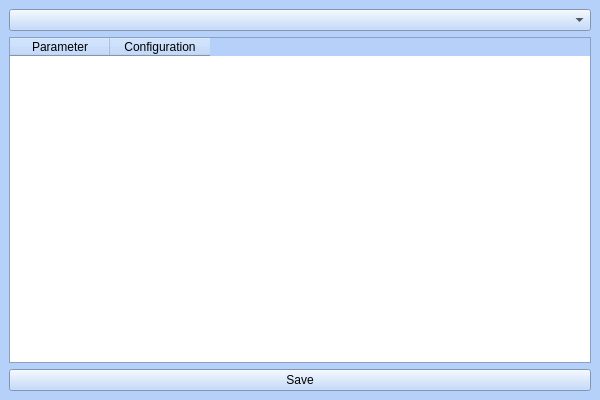
<?xml version="1.0" encoding="UTF-8"?>
<ui version="4.0">
 <class>MainWindow</class>
 <widget class="QMainWindow" name="MainWindow">
  <property name="geometry">
   <rect>
    <x>0</x>
    <y>0</y>
    <width>600</width>
    <height>400</height>
   </rect>
  </property>
  <property name="palette">
   <palette>
    <active>
     <colorrole role="WindowText">
      <brush brushstyle="SolidPattern">
       <color alpha="255">
        <red>0</red>
        <green>0</green>
        <blue>0</blue>
       </color>
      </brush>
     </colorrole>
     <colorrole role="Button">
      <brush brushstyle="SolidPattern">
       <color alpha="255">
        <red>181</red>
        <green>209</green>
        <blue>250</blue>
       </color>
      </brush>
     </colorrole>
     <colorrole role="Light">
      <brush brushstyle="SolidPattern">
       <color alpha="255">
        <red>255</red>
        <green>255</green>
        <blue>255</blue>
       </color>
      </brush>
     </colorrole>
     <colorrole role="Midlight">
      <brush brushstyle="SolidPattern">
       <color alpha="255">
        <red>218</red>
        <green>232</green>
        <blue>252</blue>
       </color>
      </brush>
     </colorrole>
     <colorrole role="Dark">
      <brush brushstyle="SolidPattern">
       <color alpha="255">
        <red>90</red>
        <green>104</green>
        <blue>125</blue>
       </color>
      </brush>
     </colorrole>
     <colorrole role="Mid">
      <brush brushstyle="SolidPattern">
       <color alpha="255">
        <red>121</red>
        <green>139</green>
        <blue>167</blue>
       </color>
      </brush>
     </colorrole>
     <colorrole role="Text">
      <brush brushstyle="SolidPattern">
       <color alpha="255">
        <red>0</red>
        <green>0</green>
        <blue>0</blue>
       </color>
      </brush>
     </colorrole>
     <colorrole role="BrightText">
      <brush brushstyle="SolidPattern">
       <color alpha="255">
        <red>255</red>
        <green>255</green>
        <blue>255</blue>
       </color>
      </brush>
     </colorrole>
     <colorrole role="ButtonText">
      <brush brushstyle="SolidPattern">
       <color alpha="255">
        <red>0</red>
        <green>0</green>
        <blue>0</blue>
       </color>
      </brush>
     </colorrole>
     <colorrole role="Base">
      <brush brushstyle="SolidPattern">
       <color alpha="255">
        <red>255</red>
        <green>255</green>
        <blue>255</blue>
       </color>
      </brush>
     </colorrole>
     <colorrole role="Window">
      <brush brushstyle="SolidPattern">
       <color alpha="255">
        <red>181</red>
        <green>209</green>
        <blue>250</blue>
       </color>
      </brush>
     </colorrole>
     <colorrole role="Shadow">
      <brush brushstyle="SolidPattern">
       <color alpha="255">
        <red>0</red>
        <green>0</green>
        <blue>0</blue>
       </color>
      </brush>
     </colorrole>
     <colorrole role="AlternateBase">
      <brush brushstyle="SolidPattern">
       <color alpha="255">
        <red>218</red>
        <green>232</green>
        <blue>252</blue>
       </color>
      </brush>
     </colorrole>
     <colorrole role="ToolTipBase">
      <brush brushstyle="SolidPattern">
       <color alpha="255">
        <red>255</red>
        <green>255</green>
        <blue>220</blue>
       </color>
      </brush>
     </colorrole>
     <colorrole role="ToolTipText">
      <brush brushstyle="SolidPattern">
       <color alpha="255">
        <red>0</red>
        <green>0</green>
        <blue>0</blue>
       </color>
      </brush>
     </colorrole>
     <colorrole role="PlaceholderText">
      <brush brushstyle="SolidPattern">
       <color alpha="128">
        <red>0</red>
        <green>0</green>
        <blue>0</blue>
       </color>
      </brush>
     </colorrole>
    </active>
    <inactive>
     <colorrole role="WindowText">
      <brush brushstyle="SolidPattern">
       <color alpha="255">
        <red>0</red>
        <green>0</green>
        <blue>0</blue>
       </color>
      </brush>
     </colorrole>
     <colorrole role="Button">
      <brush brushstyle="SolidPattern">
       <color alpha="255">
        <red>181</red>
        <green>209</green>
        <blue>250</blue>
       </color>
      </brush>
     </colorrole>
     <colorrole role="Light">
      <brush brushstyle="SolidPattern">
       <color alpha="255">
        <red>255</red>
        <green>255</green>
        <blue>255</blue>
       </color>
      </brush>
     </colorrole>
     <colorrole role="Midlight">
      <brush brushstyle="SolidPattern">
       <color alpha="255">
        <red>218</red>
        <green>232</green>
        <blue>252</blue>
       </color>
      </brush>
     </colorrole>
     <colorrole role="Dark">
      <brush brushstyle="SolidPattern">
       <color alpha="255">
        <red>90</red>
        <green>104</green>
        <blue>125</blue>
       </color>
      </brush>
     </colorrole>
     <colorrole role="Mid">
      <brush brushstyle="SolidPattern">
       <color alpha="255">
        <red>121</red>
        <green>139</green>
        <blue>167</blue>
       </color>
      </brush>
     </colorrole>
     <colorrole role="Text">
      <brush brushstyle="SolidPattern">
       <color alpha="255">
        <red>0</red>
        <green>0</green>
        <blue>0</blue>
       </color>
      </brush>
     </colorrole>
     <colorrole role="BrightText">
      <brush brushstyle="SolidPattern">
       <color alpha="255">
        <red>255</red>
        <green>255</green>
        <blue>255</blue>
       </color>
      </brush>
     </colorrole>
     <colorrole role="ButtonText">
      <brush brushstyle="SolidPattern">
       <color alpha="255">
        <red>0</red>
        <green>0</green>
        <blue>0</blue>
       </color>
      </brush>
     </colorrole>
     <colorrole role="Base">
      <brush brushstyle="SolidPattern">
       <color alpha="255">
        <red>255</red>
        <green>255</green>
        <blue>255</blue>
       </color>
      </brush>
     </colorrole>
     <colorrole role="Window">
      <brush brushstyle="SolidPattern">
       <color alpha="255">
        <red>181</red>
        <green>209</green>
        <blue>250</blue>
       </color>
      </brush>
     </colorrole>
     <colorrole role="Shadow">
      <brush brushstyle="SolidPattern">
       <color alpha="255">
        <red>0</red>
        <green>0</green>
        <blue>0</blue>
       </color>
      </brush>
     </colorrole>
     <colorrole role="AlternateBase">
      <brush brushstyle="SolidPattern">
       <color alpha="255">
        <red>218</red>
        <green>232</green>
        <blue>252</blue>
       </color>
      </brush>
     </colorrole>
     <colorrole role="ToolTipBase">
      <brush brushstyle="SolidPattern">
       <color alpha="255">
        <red>255</red>
        <green>255</green>
        <blue>220</blue>
       </color>
      </brush>
     </colorrole>
     <colorrole role="ToolTipText">
      <brush brushstyle="SolidPattern">
       <color alpha="255">
        <red>0</red>
        <green>0</green>
        <blue>0</blue>
       </color>
      </brush>
     </colorrole>
     <colorrole role="PlaceholderText">
      <brush brushstyle="SolidPattern">
       <color alpha="128">
        <red>0</red>
        <green>0</green>
        <blue>0</blue>
       </color>
      </brush>
     </colorrole>
    </inactive>
    <disabled>
     <colorrole role="WindowText">
      <brush brushstyle="SolidPattern">
       <color alpha="255">
        <red>90</red>
        <green>104</green>
        <blue>125</blue>
       </color>
      </brush>
     </colorrole>
     <colorrole role="Button">
      <brush brushstyle="SolidPattern">
       <color alpha="255">
        <red>181</red>
        <green>209</green>
        <blue>250</blue>
       </color>
      </brush>
     </colorrole>
     <colorrole role="Light">
      <brush brushstyle="SolidPattern">
       <color alpha="255">
        <red>255</red>
        <green>255</green>
        <blue>255</blue>
       </color>
      </brush>
     </colorrole>
     <colorrole role="Midlight">
      <brush brushstyle="SolidPattern">
       <color alpha="255">
        <red>218</red>
        <green>232</green>
        <blue>252</blue>
       </color>
      </brush>
     </colorrole>
     <colorrole role="Dark">
      <brush brushstyle="SolidPattern">
       <color alpha="255">
        <red>90</red>
        <green>104</green>
        <blue>125</blue>
       </color>
      </brush>
     </colorrole>
     <colorrole role="Mid">
      <brush brushstyle="SolidPattern">
       <color alpha="255">
        <red>121</red>
        <green>139</green>
        <blue>167</blue>
       </color>
      </brush>
     </colorrole>
     <colorrole role="Text">
      <brush brushstyle="SolidPattern">
       <color alpha="255">
        <red>90</red>
        <green>104</green>
        <blue>125</blue>
       </color>
      </brush>
     </colorrole>
     <colorrole role="BrightText">
      <brush brushstyle="SolidPattern">
       <color alpha="255">
        <red>255</red>
        <green>255</green>
        <blue>255</blue>
       </color>
      </brush>
     </colorrole>
     <colorrole role="ButtonText">
      <brush brushstyle="SolidPattern">
       <color alpha="255">
        <red>90</red>
        <green>104</green>
        <blue>125</blue>
       </color>
      </brush>
     </colorrole>
     <colorrole role="Base">
      <brush brushstyle="SolidPattern">
       <color alpha="255">
        <red>181</red>
        <green>209</green>
        <blue>250</blue>
       </color>
      </brush>
     </colorrole>
     <colorrole role="Window">
      <brush brushstyle="SolidPattern">
       <color alpha="255">
        <red>181</red>
        <green>209</green>
        <blue>250</blue>
       </color>
      </brush>
     </colorrole>
     <colorrole role="Shadow">
      <brush brushstyle="SolidPattern">
       <color alpha="255">
        <red>0</red>
        <green>0</green>
        <blue>0</blue>
       </color>
      </brush>
     </colorrole>
     <colorrole role="AlternateBase">
      <brush brushstyle="SolidPattern">
       <color alpha="255">
        <red>181</red>
        <green>209</green>
        <blue>250</blue>
       </color>
      </brush>
     </colorrole>
     <colorrole role="ToolTipBase">
      <brush brushstyle="SolidPattern">
       <color alpha="255">
        <red>255</red>
        <green>255</green>
        <blue>220</blue>
       </color>
      </brush>
     </colorrole>
     <colorrole role="ToolTipText">
      <brush brushstyle="SolidPattern">
       <color alpha="255">
        <red>0</red>
        <green>0</green>
        <blue>0</blue>
       </color>
      </brush>
     </colorrole>
     <colorrole role="PlaceholderText">
      <brush brushstyle="SolidPattern">
       <color alpha="128">
        <red>0</red>
        <green>0</green>
        <blue>0</blue>
       </color>
      </brush>
     </colorrole>
    </disabled>
   </palette>
  </property>
  <property name="windowTitle">
   <string>Configurations</string>
  </property>
  <widget class="QWidget" name="centralwidget">
   <layout class="QVBoxLayout" name="verticalLayout">
    <item>
     <widget class="QComboBox" name="comboBox"/>
    </item>
    <item>
     <widget class="QTableWidget" name="tableWidget">
      <column>
       <property name="text">
        <string>Parameter</string>
       </property>
      </column>
      <column>
       <property name="text">
        <string>Configuration</string>
       </property>
      </column>
     </widget>
    </item>
    <item>
     <widget class="QPushButton" name="saveButton">
      <property name="text">
       <string>Save</string>
      </property>
     </widget>
    </item>
   </layout>
  </widget>
 </widget>
 <resources/>
 <connections/>
</ui>
